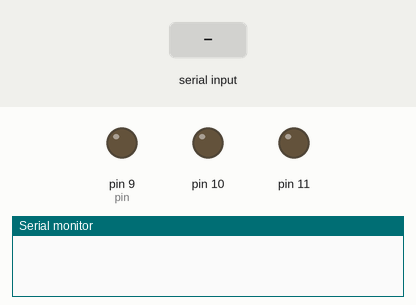
This sketch was run on a simulated Arduino Uno, built with avr-gcc and run on an emulated ATmega328P. Parts: output pins drawn as LEDs (lit = HIGH), the last lines printed to the serial monitor. Inputs (shaded band) come from the test bench.

Above: at 1.2 s.
1.3 s: "90,45,200\n" received over Serial
At 3.4 s:
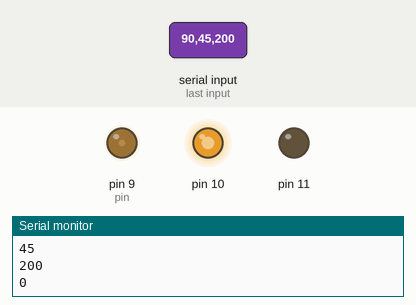
3.8 s: "30,150,10\n" received over Serial
At 5.3 s:
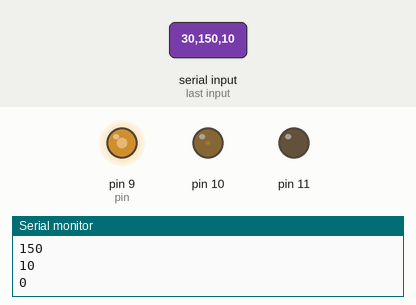
6.3 s: "1,90\n" received over Serial
At 8.8 s:
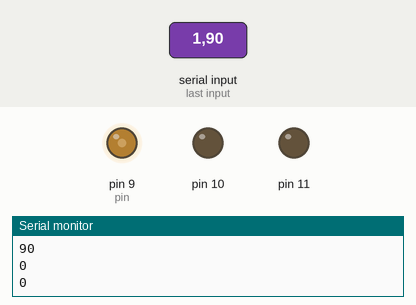
9.3 s: "90,45\n" received over Serial
At 12.1 s:
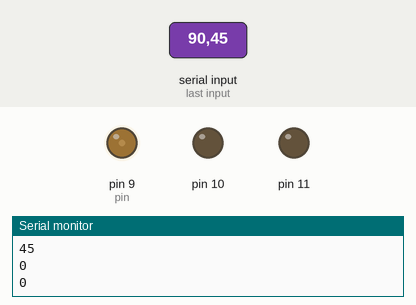
12.3 s: "30,150\n" received over Serial
At 14.7 s:
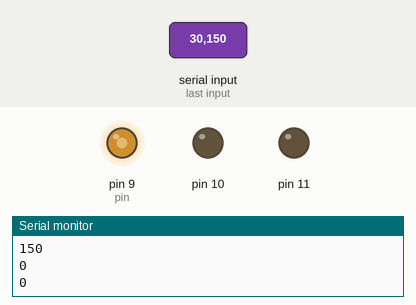
15.3 s: "90,45,200,10\n" received over Serial
At 15.8 s:
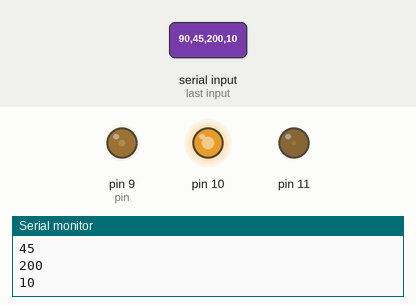
Timing chart, 0 to 20.9 s (numbered marks = the images above; inputs shaded):
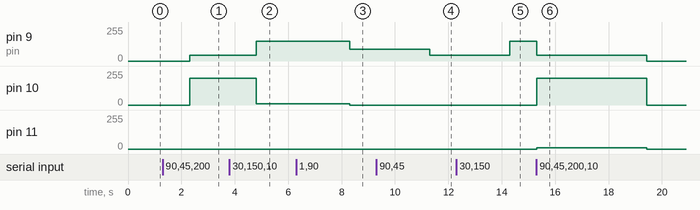

Measured:
- after the input at 1.3 s, pin 9 (pin): 0/255 → 45/255 after 1.0 s; pin 10: 0/255 → 200/255 after 1.0 s
- after the input at 3.8 s, pin 9 (pin): 45/255 → 150/255 after 1.0 s; pin 10: 200/255 → 10/255 after 1.0 s
- after the input at 6.3 s, pin 9 (pin): 150/255 → 90/255 after 2.0 s; pin 10: 10/255 → 0/255 after 2.0 s
- after the input at 9.3 s, pin 9 (pin): 90/255 → 45/255 after 2.0 s
- after the input at 12.3 s, pin 9 (pin): 45/255 → 150/255 after 2.0 s
- after the input at 15.3 s, pin 9 (pin): 150/255 → 45/255 at once, → 0/255 4.1 s later; pin 10: 0/255 → 200/255 at once, → 0/255 4.1 s later; pin 11: 0/255 → 10/255 at once, → 0/255 4.1 s later

The sketch:

arduino.ino
```cpp
int pin = 9;
int effect = 0;
int r = 0;
int g = 0;
int b = 0;

void setup() {
   Serial.begin(9600);
}

int x = 255;
boolean flip = false;
int r2 = 0;
int g2 = 0;
int b2 = 0;

void loop() {
  if (Serial.available() > 0) {

    effect = Serial.parseInt();
    r = Serial.parseInt();
    g = Serial.parseInt();
    b = Serial.parseInt();

    if (flip) {
      r2 = 0;
      g2 = 0;
      b2 = 0;
    } else {
      r2=r;
      g2=g;
      b2=b;
    }

    if (effect == 3)
      flip = !flip;
     else
       flip = false;

    analogWrite(pin,   r2);   // turn the LED on (HIGH is the voltage level)
    analogWrite(pin+1, g2);
    analogWrite(pin+2, b2);

    Serial.flush();
    Serial.println(effect);
    Serial.println(r2);
    Serial.println(g2);
    Serial.println(b2);
    Serial.flush();

    delay(100);
  }
}
```
